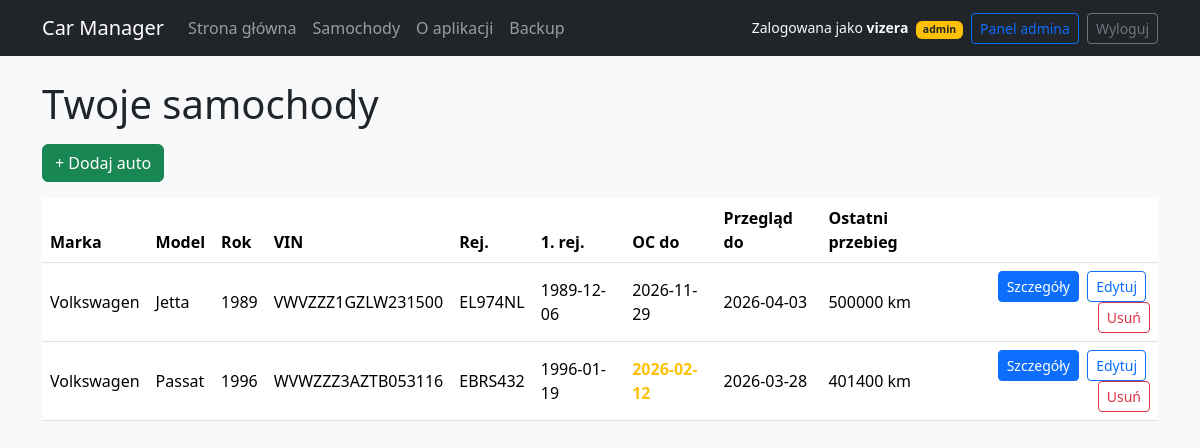
The app's page /cars (signed in) with its own data.
### car_manager/models.py (models this page shows, shortened)
class User(db.Model, UserMixin):
    id = db.Column(db.Integer, primary_key=True)
    username = db.Column(db.String(64), unique=True, nullable=False, index=True)
    email = db.Column(db.String(255), unique=True, index=True, nullable=True)
    password_hash = db.Column(db.String(255), nullable=False)
    is_admin = db.Column(db.Boolean, default=False, nullable=False)
    is_active = db.Column(db.Boolean, default=True, nullable=False)
    created_at = db.Column(db.DateTime, default=datetime.utcnow, nullable=False)
    cars = db.relationship("Car", secondary=car_owners, back_populates="owners")

class Car(db.Model):
    id = db.Column(db.Integer, primary_key=True)
    make = db.Column(db.String(80), nullable=False)
    model = db.Column(db.String(80), nullable=False)
    year = db.Column(db.Integer)
    vin = db.Column(db.String(32), unique=True)
    reg_number = db.Column(db.String(16), unique=True)
    first_registration = db.Column(db.Date)
    owners = db.relationship("User", secondary=car_owners, back_populates="cars")
    @property
    def last_odometer(self):
        return self.odometer_entries.order_by(
            desc(OdometerEntry.date), desc(OdometerEntry.id)
        ).first()
    @property
    def last_insurance(self):
        return self.insurance_policies.order_by(
            desc(InsurancePolicy.valid_to), desc(InsurancePolicy.id)
        ).first()
    @property
    def last_inspection(self):
        return self.tech_inspections.order_by(
            desc(TechInspection.valid_to), desc(TechInspection.id)
        ).first()

class InsurancePolicy(db.Model):
    id = db.Column(db.Integer, primary_key=True)
    car_id = db.Column(db.Integer, db.ForeignKey("car.id"), nullable=False, index=True)
    valid_from = db.Column(db.Date, nullable=False)
    valid_to = db.Column(db.Date, nullable=False)
    insurer = db.Column(db.String(128))
    policy_no = db.Column(db.String(64))
    car = db.relationship(
        "Car",
        backref=db.backref("insurance_policies", lazy="dynamic", cascade="all, delete-orphan"),
    )

class TechInspection(db.Model):
    id = db.Column(db.Integer, primary_key=True)
    car_id = db.Column(db.Integer, db.ForeignKey("car.id"), nullable=False, index=True)
    date = db.Column(db.Date, nullable=False)
    valid_to = db.Column(db.Date, nullable=False)
    result = db.Column(db.String(32))
    station = db.Column(db.String(128))
    note = db.Column(db.String(255))
    car = db.relationship(
        "Car",
        backref=db.backref("tech_inspections", lazy="dynamic", cascade="all, delete-orphan"),
    )

class OdometerEntry(db.Model):
    id = db.Column(db.Integer, primary_key=True)
    car_id = db.Column(db.Integer, db.ForeignKey("car.id"), nullable=False, index=True)
    date = db.Column(db.Date, nullable=False)
    km = db.Column(db.Integer, nullable=False)
    note = db.Column(db.String(255))
    car = db.relationship(
        "Car",
        backref=db.backref("odometer_entries", lazy="dynamic", cascade="all, delete-orphan"),
    )

### car_manager/routes_core.py (the view)
    @app.get("/cars")
    def list_cars():
        cars = Car.query.order_by(Car.make, Car.model).all()
        return render_template("cars.html", cars=cars)

### car_manager/helpers.py (called while the page is built)
def days_left_filter(d):
    if not d:
        return None
    return (d - date.today()).days

### car_manager/models.py (called while the page is built)
@login_manager.user_loader
def load_user(user_id: str):
    try:
        return User.query.get(int(user_id))
    except Exception:
        return None

### templates/cars.html (shortened to what this page needs)
{% extends "base.html" %}
{% block content %}
<h1 class="mb-3">Twoje samochody</h1>
<a class="btn btn-success mb-3" href="{{ url_for('car_new') }}">+ Dodaj auto</a>
<table class="table table-hover align-middle">
  <thead>
    <tr>
      <th>Marka</th><th>Model</th><th>Rok</th><th>VIN</th><th>Rej.</th><th>1. rej.</th>
      <th>OC do</th><th>Przegląd do</th><th>Ostatni przebieg</th><th></th>
    </tr>
  </thead>
  <tbody>
    {% for c in cars %}
      {% set last_odo = c.last_odometer %}
      {% set last_oc  = c.last_insurance %}
      {% set last_ti  = c.last_inspection %}
      {% set oc_days = (last_oc.valid_to | days_left) if last_oc else None %}
      {% set ti_days = (last_ti.valid_to | days_left) if last_ti else None %}
      <tr>
        <td>{{ c.make }}</td>
        <td>{{ c.model }}</td>
        <td>{{ c.year or '—' }}</td>
        <td>{{ c.vin or '—' }}</td>
        <td>{{ c.reg_number or '—' }}</td>
        <td>{{ c.first_registration or '—' }}</td>
        <td class="{% if oc_days is not none and oc_days <= 7 %}text-danger fw-bold{% elif oc_days is not none and oc_days <= 30 %}text-warning fw-bold{% endif %}">
          {{ last_oc and last_oc.valid_to or '—' }}
        </td>
        <td class="{% if ti_days is not none and ti_days <= 7 %}text-danger fw-bold{% elif ti_days is not none and ti_days <= 30 %}text-warning fw-bold{% endif %}">
          {{ last_ti and last_ti.valid_to or '—' }}
        </td>
        <td>{{ last_odo and (last_odo.km ~ ' km') or '—' }}</td>
        <td class="text-end">
  <a class="btn btn-sm btn-primary me-1" href="{{ url_for('car_detail', car_id=c.id) }}">Szczegóły</a>
  <a class="btn btn-sm btn-outline-primary me-1" href="{{ url_for('car_edit', car_id=c.id) }}">Edytuj</a>
  <form method="post"
        action="{{ url_for('car_delete', car_id=c.id) }}"
        class="d-inline"
        onsubmit="return confirm('Usunąć ten samochód wraz z całą historią?')">
    <button class="btn btn-sm btn-outline-danger">Usuń</button>
  </form>
</td>
      </tr>
    {% endfor %}
  </tbody>
</table>
{% endblock %}

### templates/base.html (shortened to what this page needs)
<!doctype html>
<html lang="pl">
<head>
  <link rel="stylesheet" href="https://cdn.jsdelivr.net/npm/bootstrap@5.3.3/dist/css/bootstrap.min.css">
</head>
<body class="bg-light">
  <nav class="navbar navbar-expand-lg navbar-dark bg-dark mb-4">
    <div class="container">
      <a class="navbar-brand" href="{{ url_for('dashboard') }}">Car Manager</a>
      <div class="collapse navbar-collapse" id="mainNav">
        <ul class="navbar-nav me-auto mb-2 mb-lg-0">
          <li class="nav-item">
            <a class="nav-link" href="{{ url_for('dashboard') }}">Strona główna</a>
          </li>
          <li class="nav-item">
            <a class="nav-link" href="{{ url_for('list_cars') }}">Samochody</a>
          </li>
          <li class="nav-item">
            <a class="nav-link" href="{{ url_for('about') }}">O aplikacji</a>
          </li>
          {% if current_user.is_authenticated and current_user.is_admin %}
          <li class="nav-item">
            <a class="nav-link" href="{{ url_for('backup_page') }}">Backup</a>
          </li>
          {% endif %}
        </ul>
        <div class="d-flex align-items-center gap-2">
          {% if current_user.is_authenticated %}
            <span class="text-light small">
              Zalogowana jako <b>{{ current_user.username }}</b>
              {% if current_user.is_admin %}
                <span class="badge bg-warning text-dark ms-1">admin</span>
              {% endif %}
            </span>
            {% if current_user.is_admin %}
              <a class="btn btn-sm btn-outline-primary" href="{{ url_for('admin_users') }}">
                Panel admina
              </a>
            {% endif %}
            <a class="btn btn-sm btn-outline-secondary" href="{{ url_for('logout') }}">
              Wyloguj
            </a>
          {% else %}
            <a class="btn btn-sm btn-primary" href="{{ url_for('login') }}">
              Zaloguj
            </a>
          {% endif %}
        </div>
      </div>
    </div>
  </nav>
  <main class="container">
    {% block content %}{% endblock %}
  </main>
</body>
</html>

### records on screen
User: username "vizera"
Car: make "Volkswagen", model "Jetta", year "1989", vin "VWVZZZ1GZLW231500", reg_number "EL974NL", first_registration "1989-12-06"
InsurancePolicy: valid_to "2026-11-29"
TechInspection: valid_to "2026-04-03"
OdometerEntry: km "500000 km"
Car: make "Volkswagen", model "Passat", year "1996", vin "WVWZZZ3AZTB053116", reg_number "EBRS432", first_registration "1996-01-19"
InsurancePolicy: valid_to "2026-02-12"
TechInspection: valid_to "2026-03-28"
OdometerEntry: km "401400 km"
